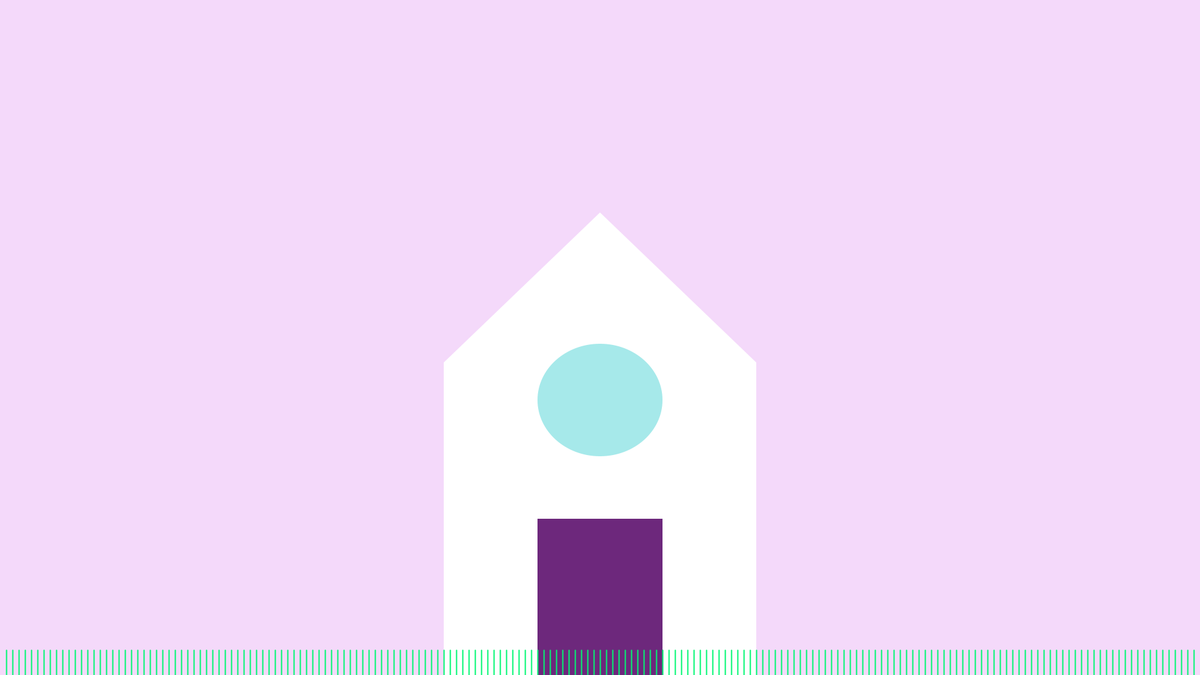
Frame 1 (no input)
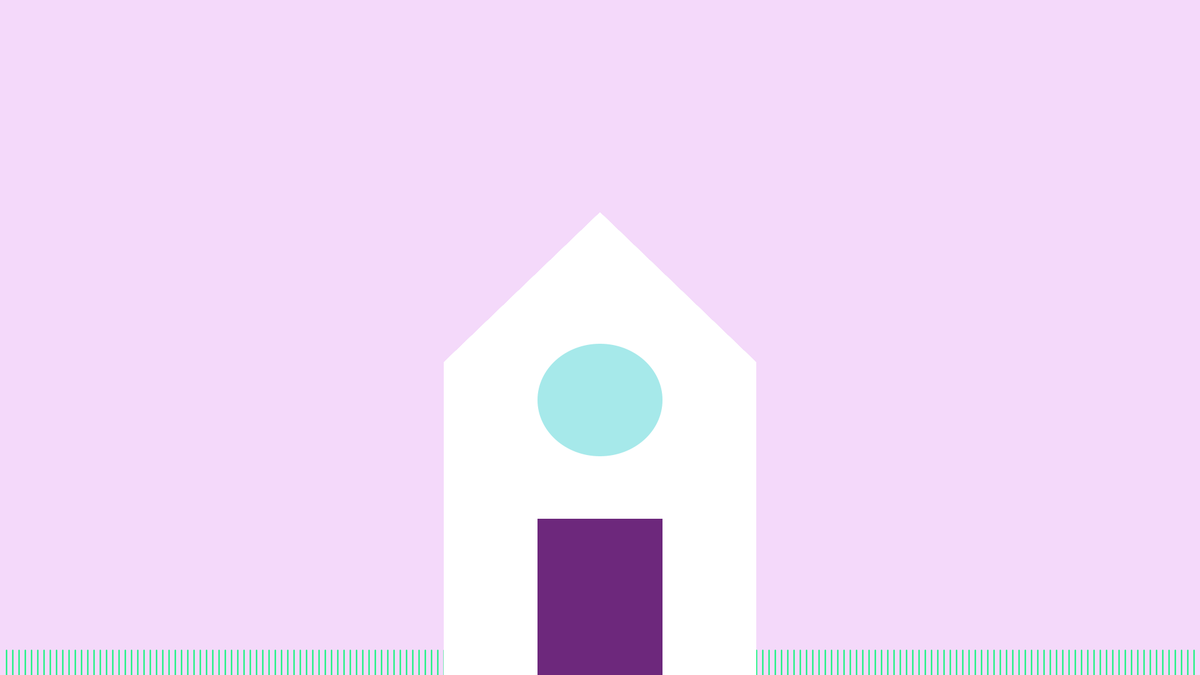
Frame 60 (the mouse pressed at the canvas centre just before this capture)
Frame 120 (the mouse held since frame 60 and released just before this capture): identical to frame 60, image omitted

The Processing sketch that drew these frames (run headless with seeded random() and noise(); from frame 60 on, the mouse is pressed at the canvas centre):

// Processing sketch: homework_wk_4_conditionals_and_loopsBUGGY
// ── homework_wk_4_conditionals_and_loopsBUGGY.pde
///Conditionals and Loops
//User:Draw a storm but dont let it rain on the house!
//press any key, click and drag mouse


//variables for house color change
float r = 255;
float g = 255;
float b = 255;

//grass loop variables
int x = 10;
int spacing = 10;
int len = 40;
int endGrass = width;
int y = height + 940;


void setup (){
  size(1920,1080);
  background(244,217,250);
}
  //rain
 void keyPressed(){
    strokeWeight(5);
    stroke(111,140,219);
    line(mouseX, mouseY, mouseX, 1080);
  }
  
  //house
  void draw() {
    rectMode(CENTER);
    noStroke();
    
    //house body, mousedrag changes it to random color
    fill(r,g,b);
    rect(960,830,500,500);
    triangle(710,580,1210,580,960,340);
    
    //door
    fill(109,40,124);
    rect(960,955,200,250);
    
    //window
    fill(166,233,234);
    ellipse(960,640,200,180);
     
    //grass
    strokeWeight (2);
    stroke(0,247,114);
  
    while(x < width) {
    line(x, y, x, y + len);
    x = x + spacing;
  }

  }
  
  void mousePressed () {
 
    //clouds, appear grey and threatening on either side of house
    noStroke();
    
    if (mouseX < width/3) {
    fill (180);
    ellipse(mouseX + 100, mouseY + 100, 200,200);
    ellipse(mouseX + 100, mouseY - 100, 200,200);
    ellipse(mouseX + 40, mouseY + 40, 100,100);
    ellipse (mouseX + 20, mouseY, 200,100);
  }
  
  else if(mouseX > width * 0.66){
    fill (180);
    ellipse(mouseX + 100, mouseY + 100, 200,200);
    ellipse(mouseX + 100, mouseY - 100, 200,200);
    ellipse(mouseX + 40, mouseY + 40, 100,100);
    ellipse (mouseX + 20, mouseY, 200,100);
  }
  
    else {
      fill(232,244,245,20);
      ellipse(mouseX + 100, mouseY + 100, 200,200);
      fill(232,244,245,20);
      ellipse(mouseX + 100, mouseY - 100, 200,200);
      fill(214,254,255,100);
      ellipse(mouseX + 40, mouseY + 40, 100,100);
      fill(255,255,255,80);
      ellipse (mouseX + 20, mouseY, 200,100);
      line(mouseX,mouseY, pmouseX, 1080);
    }
  }
 
  
  //house is random color when mouse is dragged
  void mouseDragged(){
    r = random(0,255);
    g = random(0,255);
    b = random(0,255);
  }
